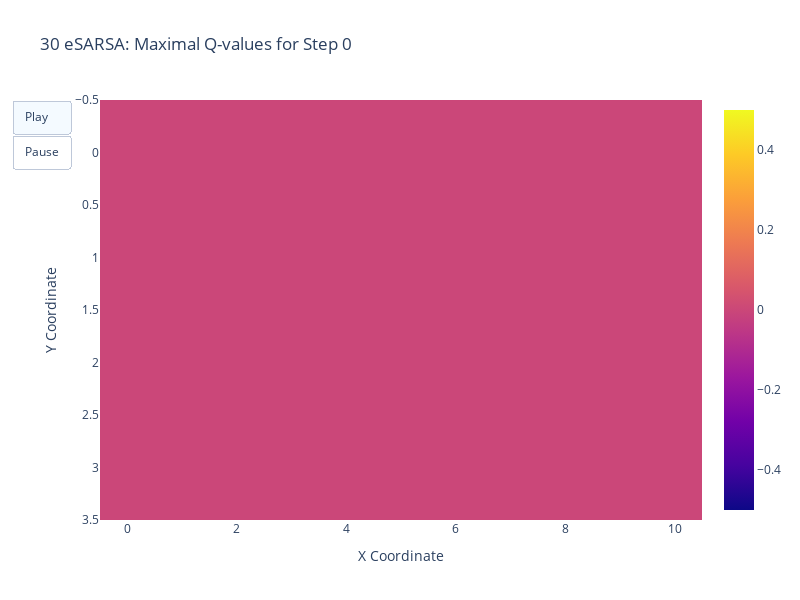

Notebook cell for this chart:
### Code cell
N_ENV = 30

key = random.PRNGKey(SEED)
keys = random.split(key, N_ENV)

all_obs, all_rewards, all_done, all_q_values = tabular_parallel_rollout(
    keys, TIME_STEPS, N_ACTIONS, GRID_SIZE, N_ENV, env, agent, policy
)
animated_heatmap(jnp.mean(all_q_values, axis=-1), 
                 dims=jnp.asarray(GRID_SIZE), 
                 agent_name=f"{N_ENV} eSARSA", 
                 sample_freq=10_000, 
                 log_scale=False
                )

### Figure 1 — Plotly figure (JSON) as saved in the notebook; plotly's stock layout.template omitted (floating-point values rounded to 4 significant figures)
{"data": [{"type": "heatmap", "z": [[0, 0, 0, 0, 0, 0, 0, 0, 0, 0, 0], [0, 0, 0, 0, 0, 0, 0, 0, 0, 0, 0], [0, 0, 0, 0, 0, 0, 0, 0, 0, 0, 0], [0, 0, 0, 0, 0, 0, 0, 0, 0, 0, 0]]}], "layout": {"height": 600, "title": {"text": "30 eSARSA: Maximal Q-values for Step 0"}, "updatemenus": [{"buttons": [{"args": [null, {"frame": {"duration": 50, "redraw": true}, "fromcurrent": true}], "label": "Play", "method": "animate"}, {"args": [[null], {"frame": {"duration": 0, "redraw": false}}], "label": "Pause", "method": "relayout"}], "type": "buttons"}], "width": 800, "xaxis": {"autorange": true, "range": [0, 11], "title": {"text": "X Coordinate"}}, "yaxis": {"autorange": true, "range": [4, 0], "title": {"text": "Y Coordinate"}}}}
